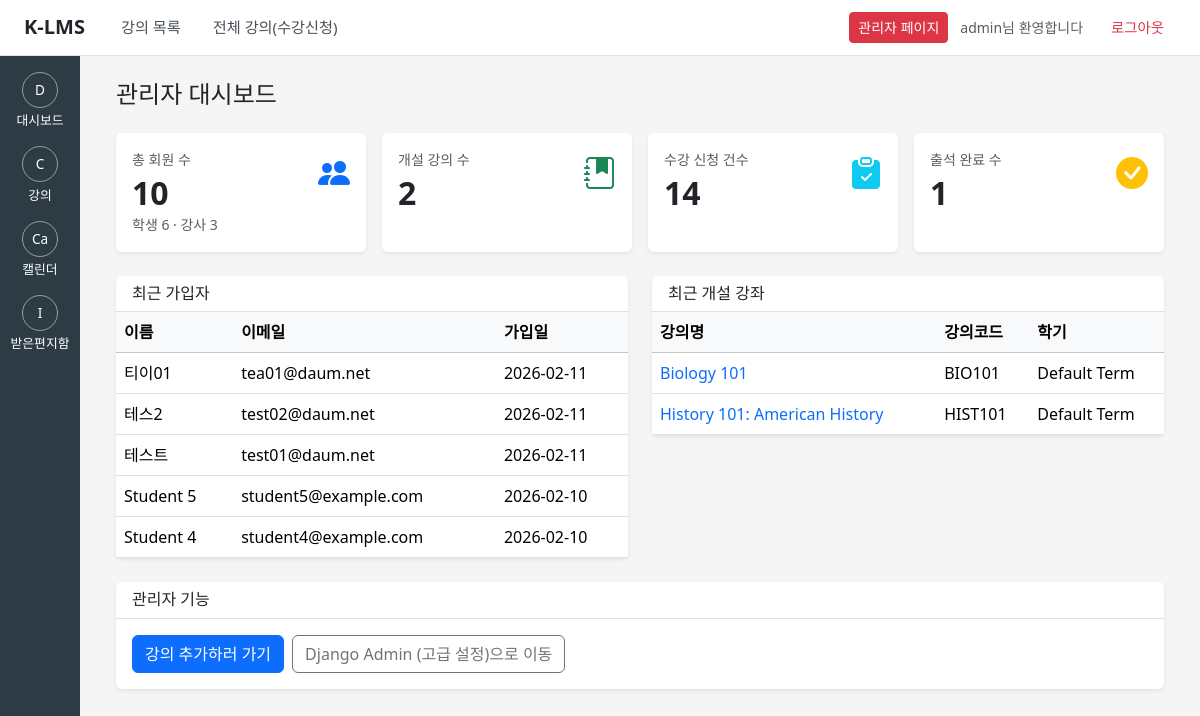
/custom-admin/ (signed in), run on the app's committed database.
### core/models.py (models this page shows, shortened)
class User(AbstractUser):
    email = models.EmailField(
        unique=True,
        blank=False,
        null=False,
        help_text="로그인 및 알림에 사용되는 기본 이메일 (시스템 전역 유일)",
    )
    sis_id = models.CharField(
        max_length=64,
        unique=True,
        null=True,
        blank=True,
        help_text="SIS 학번/사번. 없을 수도 있지만, 있으면 유일해야 함.",
    )
    avatar_url = models.URLField(
        max_length=500,
        null=True,
        blank=True,
        help_text="사용자 프로필 사진 URL",
    )
    time_zone = models.CharField(
        max_length=50,
        default="UTC",
        help_text="사용자 선호 타임존 (예: UTC, Asia/Seoul)",
    )
    class Meta:
        verbose_name = "User"
        verbose_name_plural = "Users"

class Term(models.Model):
    name = models.CharField(max_length=255)
    start_date = models.DateField()
    end_date = models.DateField()
    class Meta:
        ordering = ["start_date", "end_date"]
        verbose_name = "Term"
        verbose_name_plural = "Terms"

### courses/models.py (models this page shows, shortened)
class Course(models.Model):
    account = models.ForeignKey(
        Account,
        related_name="courses",
        on_delete=models.CASCADE,
        help_text="이 강의가 속한 계정(또는 하위 계정)",
    )
    term = models.ForeignKey(
        Term,
        related_name="courses",
        on_delete=models.PROTECT,
        help_text="이 강의가 열리는 학기",
    )
    name = models.CharField(max_length=255)
    course_code = models.CharField(
        max_length=50,
        help_text="강의 코드(예: CS101, ENG-202 등)",
    )
    is_public = models.BooleanField(
        default=False,
        help_text="공개 강의 여부 (예: 카탈로그에 노출할지 여부)",
    )
    class Meta:
        verbose_name = "Course"
        verbose_name_plural = "Courses"

### core/views.py (the view)
# urls.py: path("custom-admin/", admin_dashboard, name="admin_dashboard"),
@login_required
@user_passes_test(lambda u: u.is_superuser, login_url="/")
def admin_dashboard(request):
    total_users = User.objects.count()
    student_count = User.objects.filter(
        enrollments__role="student",
    ).distinct().count()
    teacher_count = User.objects.filter(
        Q(enrollments__role="teacher") | Q(is_staff=True),
    ).distinct().count()
    total_courses = Course.objects.count()
    total_enrollments = Enrollment.objects.count()
    today_completed = VideoProgress.objects.filter(is_completed=True).count()
    recent_users = User.objects.order_by("-date_joined")[:5]
    recent_courses = Course.objects.select_related("term").order_by("-id")[:5]
    context = {
        "total_users": total_users,
        "student_count": student_count,
        "teacher_count": teacher_count,
        "total_courses": total_courses,
        "total_enrollments": total_enrollments,
        "today_completed": today_completed,
        "recent_users": recent_users,
        "recent_courses": recent_courses,
    }
    return render(request, "custom_admin/dashboard.html", context)

### templates/custom_admin/dashboard.html (shortened to what this page needs)
{% extends "base.html" %}
{% block content %}
  <div class="container-fluid">
    <h1 class="h4 mb-4">관리자 대시보드</h1>
    <div class="row g-3 mb-4">
      <div class="col-6 col-lg-3">
        <div class="card border-0 shadow-sm h-100">
          <div class="card-body">
            <div class="d-flex justify-content-between align-items-start">
              <div>
                <p class="text-muted small mb-1">총 회원 수</p>
                <h2 class="mb-0 fw-bold">{{ total_users }}</h2>
                <small class="text-muted">학생 {{ student_count }} · 강사 {{ teacher_count }}</small>
              </div>
              <i class="bi bi-people-fill text-primary" style="font-size: 2rem;"></i>
            </div>
          </div>
        </div>
      </div>
      <div class="col-6 col-lg-3">
        <div class="card border-0 shadow-sm h-100">
          <div class="card-body">
            <div class="d-flex justify-content-between align-items-start">
              <div>
                <p class="text-muted small mb-1">개설 강의 수</p>
                <h2 class="mb-0 fw-bold">{{ total_courses }}</h2>
              </div>
              <i class="bi bi-journal-bookmark-fill text-success" style="font-size: 2rem;"></i>
            </div>
          </div>
        </div>
      </div>
      <div class="col-6 col-lg-3">
        <div class="card border-0 shadow-sm h-100">
          <div class="card-body">
            <div class="d-flex justify-content-between align-items-start">
              <div>
                <p class="text-muted small mb-1">수강 신청 건수</p>
                <h2 class="mb-0 fw-bold">{{ total_enrollments }}</h2>
              </div>
              <i class="bi bi-clipboard-check-fill text-info" style="font-size: 2rem;"></i>
            </div>
          </div>
        </div>
      </div>
      <div class="col-6 col-lg-3">
        <div class="card border-0 shadow-sm h-100">
          <div class="card-body">
            <div class="d-flex justify-content-between align-items-start">
              <div>
                <p class="text-muted small mb-1">출석 완료 수</p>
                <h2 class="mb-0 fw-bold">{{ today_completed }}</h2>
              </div>
              <i class="bi bi-check-circle-fill text-warning" style="font-size: 2rem;"></i>
            </div>
          </div>
        </div>
      </div>
    </div>
    <div class="row g-4 mb-4">
      <div class="col-lg-6">
        <div class="card border-0 shadow-sm">
          <div class="card-header bg-white border-bottom">
            <h6 class="mb-0">최근 가입자</h6>
          </div>
          <div class="card-body p-0">
            {% if recent_users %}
              <table class="table table-hover mb-0">
                <thead class="table-light">
                  <tr>
                    <th>이름</th>
                    <th>이메일</th>
                    <th>가입일</th>
                  </tr>
                </thead>
                <tbody>
                  {% for u in recent_users %}
                    <tr>
                      <td>{{ u.get_full_name|default:u.username }}</td>
                      <td>{{ u.email }}</td>
                      <td>{{ u.date_joined|date:"Y-m-d" }}</td>
                    </tr>
                  {% endfor %}
                </tbody>
              </table>
            {% else %}
              <p class="p-3 text-muted mb-0">등록된 회원이 없습니다.</p>
            {% endif %}
          </div>
        </div>
      </div>
      <div class="col-lg-6">
        <div class="card border-0 shadow-sm">
          <div class="card-header bg-white border-bottom">
            <h6 class="mb-0">최근 개설 강좌</h6>
          </div>
          <div class="card-body p-0">
            {% if recent_courses %}
              <table class="table table-hover mb-0">
                <thead class="table-light">
                  <tr>
                    <th>강의명</th>
                    <th>강의코드</th>
                    <th>학기</th>
                  </tr>
                </thead>
                <tbody>
                  {% for c in recent_courses %}
                    <tr>
                      <td>
                        <a href="{% url 'course_detail' c.id %}" class="text-decoration-none">
                          {{ c.name }}
                        </a>
                      </td>
                      <td>{{ c.course_code }}</td>
                      <td>{{ c.term.name }}</td>
                    </tr>
                  {% endfor %}
                </tbody>
              </table>
            {% else %}
              <p class="p-3 text-muted mb-0">등록된 강의가 없습니다.</p>
            {% endif %}
          </div>
        </div>
      </div>
    </div>
    <div class="card border-0 shadow-sm">
      <div class="card-header bg-white border-bottom">
        <h6 class="mb-0">관리자 기능</h6>
      </div>
      <div class="card-body">
        <div class="d-flex flex-wrap gap-2">
          <a href="{% url 'admin:courses_course_add' %}" class="btn btn-primary">
            강의 추가하러 가기
          </a>
          <a href="{% url 'admin:index' %}" class="btn btn-outline-secondary">
            Django Admin (고급 설정)으로 이동
          </a>
        </div>
      </div>
    </div>
  </div>
{% endblock %}

### templates/base.html (shortened to what this page needs)
<!DOCTYPE html>
<html lang="ko">
  <head>
    <link
      href="https://cdn.jsdelivr.net/npm/bootstrap@5.3.3/dist/css/bootstrap.min.css"
      rel="stylesheet"
    />
    <link
      rel="stylesheet"
      href="https://cdn.jsdelivr.net/npm/bootstrap-icons@1.11.3/font/bootstrap-icons.css"
    />
  </head>
  <body>
    <header class="top-header">
      <div class="top-header-left">
        <a href="{% url 'dashboard' %}" class="top-header-logo">
          K-LMS
        </a>
        <nav class="top-header-nav">
          <a href="{% url 'dashboard' %}">강의 목록</a>
          <a href="{% url 'course_catalog' %}">전체 강의(수강신청)</a>
        </nav>
      </div>
      <div class="top-header-right">
        {% if user.is_authenticated %}
          {% if user.is_superuser %}
            <a href="{% url 'admin_dashboard' %}" class="btn btn-danger btn-sm">
              관리자 페이지
            </a>
          {% endif %}
          <span class="text-muted small me-1">
            {{ user.username }}님 환영합니다
          </span>
          <form method="post" action="{% url 'logout' %}" class="d-inline mb-0">
            <button type="submit" class="btn-logout">
              로그아웃
            </button>
          </form>
        {% endif %}
      </div>
    </header>
    <nav class="canvas-sidebar">
      <a href="{% url 'dashboard' %}">
        <div class="icon-circle">D</div>
        <div>대시보드</div>
      </a>
      <a href="#">
        <div class="icon-circle">C</div>
        <div>강의</div>
      </a>
      <a href="#">
        <div class="icon-circle">Ca</div>
        <div>캘린더</div>
      </a>
      <a href="#">
        <div class="icon-circle">I</div>
        <div>받은편지함</div>
      </a>
    </nav>
    <main class="canvas-content">
      {% block content %}{% endblock %}
    </main>
  </body>
</html>

### templates/base.html (style rules this page uses)
body { margin: 0; padding: 0; }
.top-header { position: fixed; top: 0; left: 0; right: 0; height: 56px; background-color: #ffffff; border-bottom: 1px solid #dee2e6; display: flex; align-items: center; justify-content: space-between; padding: 0 1.5rem; z-index: 1100; }
.top-header-left { display: flex; align-items: center; gap: 1.5rem; }
.top-header-logo { font-weight: 700; font-size: 1.25rem; color: #212529; text-decoration: none; }
.top-header-nav { display: flex; align-items: center; gap: 0.5rem; }
.top-header-nav a { color: #495057; text-decoration: none; font-size: 0.95rem; padding: 0.35rem 0.75rem; border-radius: 0.25rem; }
.top-header-right { display: flex; align-items: center; gap: 0.75rem; }
.top-header .btn-logout { color: #dc3545; background: none; border: none; padding: 0.35rem 0.75rem; font-size: 0.9rem; cursor: pointer; }
.canvas-sidebar { position: fixed; left: 0; top: 56px; bottom: 0; width: 80px; background-color: #2d3b45; color: #ffffff; display: flex; flex-direction: column; align-items: center; padding-top: 1rem; z-index: 1000; }
.canvas-sidebar a { color: #ffffff; text-decoration: none; font-size: 0.8rem; text-align: center; margin-bottom: 1rem; }
.canvas-sidebar .icon-circle { width: 36px; height: 36px; border-radius: 50%; border: 1px solid rgba(255, 255, 255, 0.5); display: flex; align-items: center; justify-content: center; margin: 0 auto 0.2rem; font-size: 0.85rem; }
.canvas-content { margin-left: 80px; margin-top: 56px; padding: 1.5rem; min-height: calc(100vh - 56px); background-color: #f5f5f5; }

### data on the page
User: username "admin"
User: get_full_name "티이01", email "tea01@daum.net", date_joined "2026-02-11"
User: get_full_name "테스2", email "test02@daum.net", date_joined "2026-02-11"
User: get_full_name "테스트", email "test01@daum.net", date_joined "2026-02-11"
User: get_full_name "Student 5", email "student5@example.com", date_joined "2026-02-10"
User: get_full_name "Student 4", email "student4@example.com", date_joined "2026-02-10"
Course: name "Biology 101", course_code "BIO101", term.name "Default Term"
Course: name "History 101: American History", course_code "HIST101", term.name "Default Term"

### other printed values
{{ total_users }} "10"
{{ student_count }} "6"
{{ teacher_count }} "3"
{{ total_courses }} "2"
{{ total_enrollments }} "14"
{{ today_completed }} "1"
